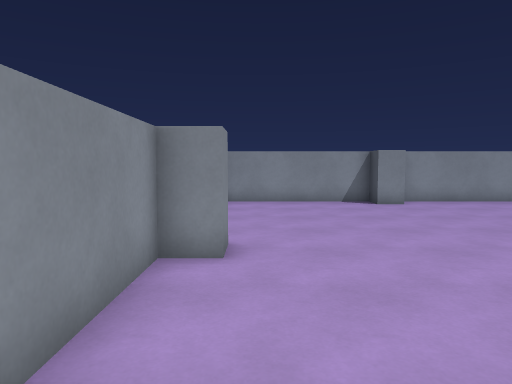
View 1 (above)

12 first-person views from a walk through a 3-D level made in the Godot game engine. The camera is 1.4 m above the floor, tilts 4° down and sees 70° across. The floor is counted in squares, 1 m on a side. Each view is taken from the middle of a square. On the plan, view 1 faces up. The plan holds only what a view shows up to about 16 squares ahead; the rest is blank. Surface patterns are stand-ins for the level's own textures.

View 2
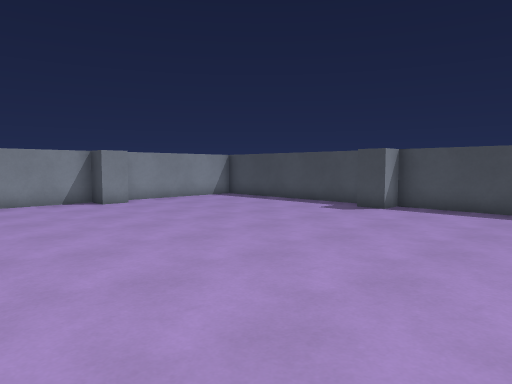

View 3
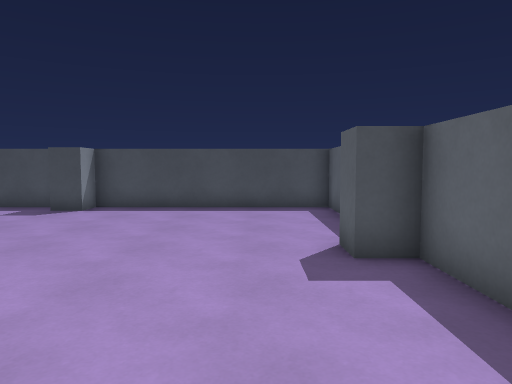

View 4
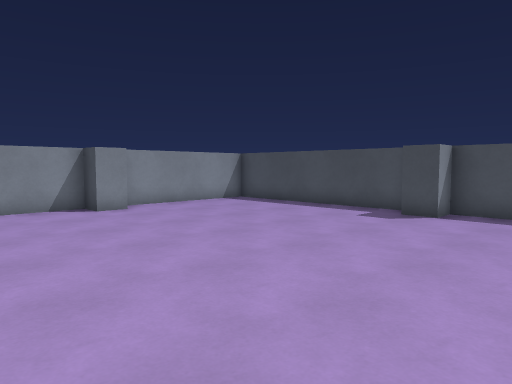

View 5
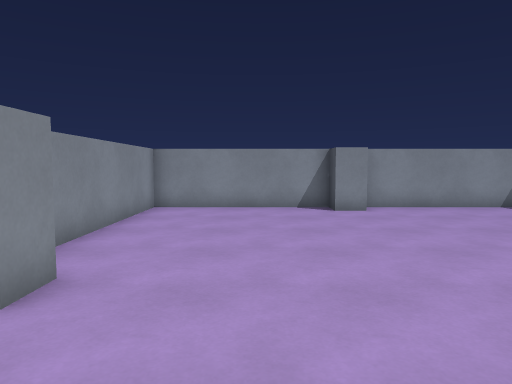

View 6
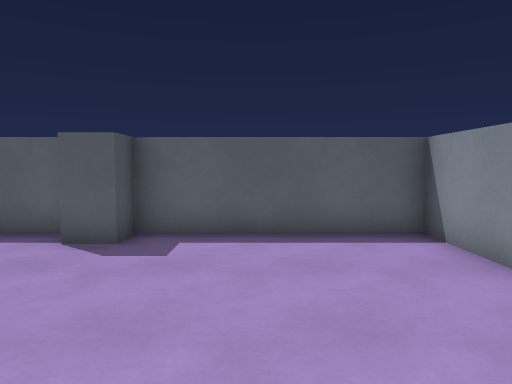

View 7
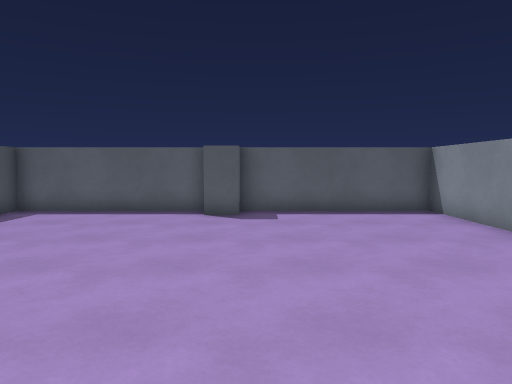

View 8
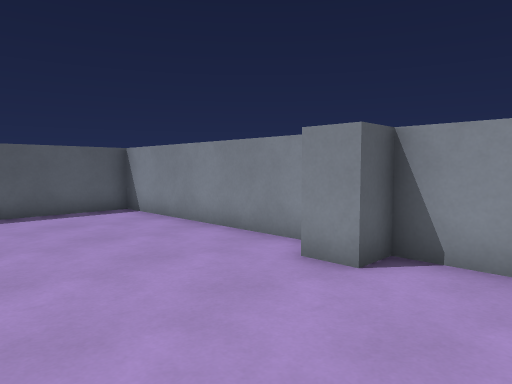

View 9
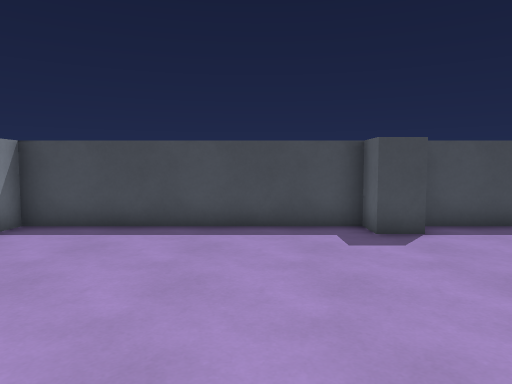

View 10
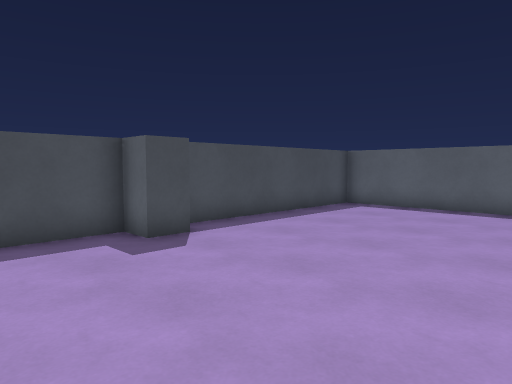

View 11
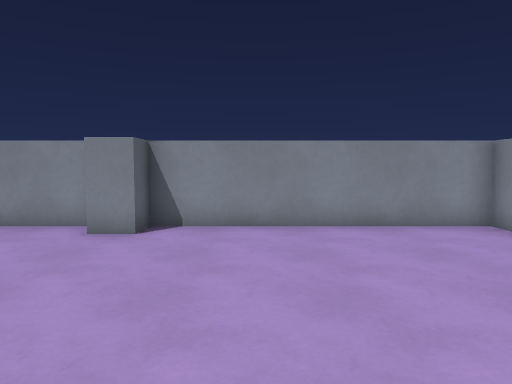

View 12
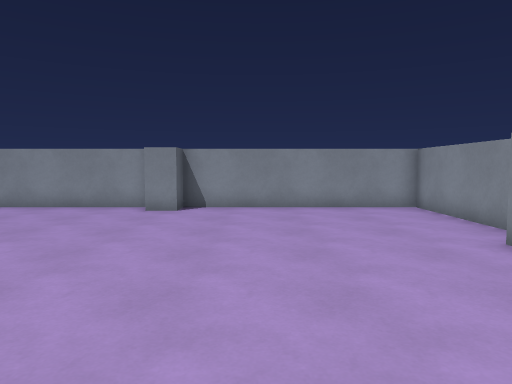

### Floor plan
Points are (right, up) in squares from view 1. A wall is a line through its corners. A room is listed if a view was taken in it or the views show most of it. See-through windows are left out.
Room 1 (views 1, 2, 3, 4, 5, 6, 7, 8, 9, 10, 11, 12)
walls: (5.6, 13.5) (4.5, 13.5) (4.5, 14.5) (-1.5, 14.5) (-1.5, 6.5) (-0.5, 6.5) (-0.5, 5.5) (-1.5, 5.5) (-1.5, -2.5) (4.5, -2.5) (4.5, -1.5) (5.5, -1.5); (5.6, -2.5) (11.5, -2.5) (11.5, 5.5) (10.5, 5.5) (10.5, 6.5) (11.5, 6.5) (11.5, 14.5) (5.8, 14.5)

Positions as (right, up) in squares from view 1, and headings:
1: (0, 0), facing up
2: (-1, 0), facing up-right
3: (-1, 0), facing right
4: (0, 2), facing up-right
5: (2, 2), facing up
6: (2, 5), facing down
7: (4, 9), facing down
8: (4, 9), facing down-left
9: (3, 9), facing right
10: (4, 10), facing down-right
11: (7, 9), facing left
12: (11, 9), facing left
